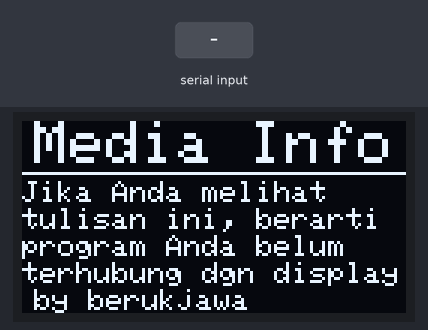
The sketch below on a simulated Arduino Uno, built with avr-gcc and run on an emulated ATmega328P. Parts: 128×64 one-colour display. Inputs (shaded band) come from the test bench.

Above: at 1.2 s.
1.3 s: "PING\n" received over Serial
At 2.1 s:
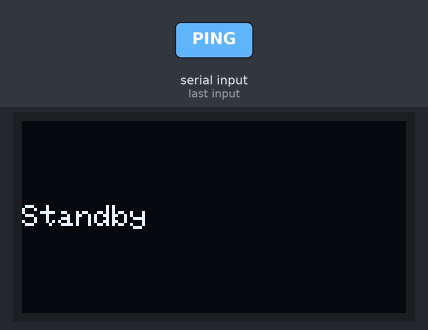
2.8 s: "MEDIAINFO_HELLO\n" received over Serial
At 2.87 s:
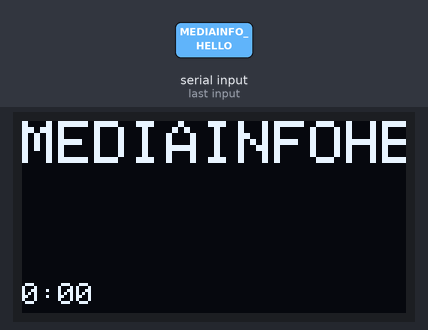
4.5 s: "90|45|200\n" received over Serial
At 5.6 s:
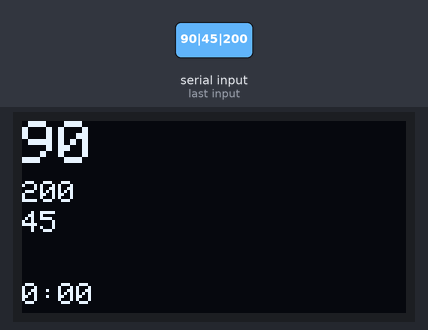
6.0 s: "DISCONNECT\n" received over Serial
At 7.1 s:
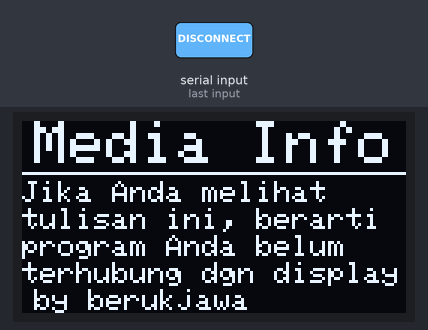
7.5 s: "CLEAR\n" received over Serial
At 8.4 s:
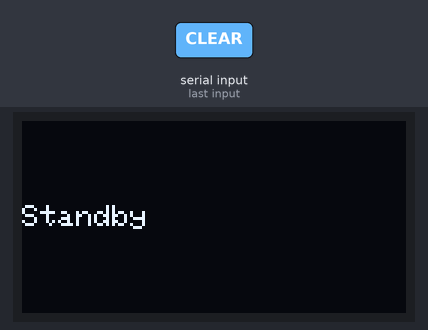
9.0 s: "DISCONNECT\n" received over Serial
At 9.8 s:
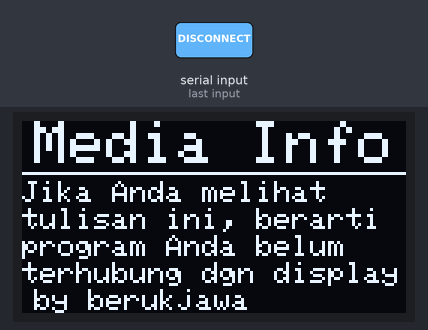
Timing chart, 0 to 11.5 s (numbered marks = the images above; inputs shaded):
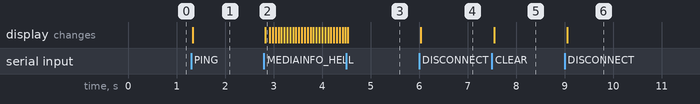

The sketch:

Display.ino
```cpp
#include <Wire.h>
#include <Adafruit_GFX.h>
#include <Adafruit_SSD1306.h>

#define SCREEN_WIDTH 128
#define SCREEN_HEIGHT 64
#define OLED_ADDR 0x3C

Adafruit_SSD1306 display(SCREEN_WIDTH, SCREEN_HEIGHT, &Wire, -1);

String title = "";
String album = "";
String artist = "";
String inputLine = "";

int offTitle = 0, offArtist = 0, offAlbum = 0;
unsigned long lastTick = 0;
const int SCROLL_GAP = 30;
const int SCROLL_STEP = 2;
const int SCROLL_MS = 60;

bool connected = false;
unsigned long lastRx = 0;
const unsigned long TIMEOUT_MS = 5000;

unsigned long posBaseMs = 0;
unsigned long posBaseTick = 0;
unsigned long durMs = 0;
bool playing = false;
const long SYNC_THRESHOLD_MS = 2000;

unsigned long currentPosMs() {
  unsigned long p = posBaseMs;
  if (playing) p += millis() - posBaseTick;
  if (durMs > 0 && p > durMs) p = durMs;
  return p;
}

String fmtTime(unsigned long ms) {
  unsigned long t = ms / 1000;
  unsigned long h = t / 3600;
  unsigned long m = (t % 3600) / 60;
  unsigned long s = t % 60;
  char buf[12];
  if (h > 0) snprintf(buf, sizeof(buf), "%lu:%02lu:%02lu", h, m, s);
  else       snprintf(buf, sizeof(buf), "%lu:%02lu", m, s);
  return String(buf);
}

void drawProgress(int barY, int timeY) {
  unsigned long pos = currentPosMs();

  if (durMs > 0) {
    display.drawRect(0, barY, SCREEN_WIDTH, 6, SSD1306_WHITE);
    int fillW = (int)(((unsigned long long)pos * (SCREEN_WIDTH - 2)) / durMs);
    if (fillW > 0) display.fillRect(1, barY + 1, fillW, 4, SSD1306_WHITE);
  }

  display.setTextSize(1);
  display.setCursor(0, timeY);
  display.print(fmtTime(pos));

  if (durMs > 0) {
    String d = fmtTime(durMs);
    display.setCursor(SCREEN_WIDTH - d.length() * 6, timeY);
    display.print(d);
  }
}

void drawLine(const String &text, int y, int size, int &offset, bool step) {
  display.setTextSize(size);
  int w = text.length() * 6 * size;
  if (w <= SCREEN_WIDTH) {
    offset = 0;
    display.setCursor(0, y);
    display.print(text);
  } else {
    display.setCursor(-offset, y);
    display.print(text);
    display.setCursor(-offset + w + SCROLL_GAP, y);
    display.print(text);
    if (step) offset = (offset + SCROLL_STEP) % (w + SCROLL_GAP);
  }
}

void render(bool step) {
  display.clearDisplay();
  display.setTextColor(SSD1306_WHITE);
  display.setTextWrap(false);

  if (!connected) {
    display.setTextSize(2);
    display.setCursor(4, 0);
    display.print("Media Info");

    display.drawLine(0, 17, SCREEN_WIDTH - 1, 17, SSD1306_WHITE);

    display.setTextSize(1);
    display.setCursor(0, 20);
    display.print("Jika Anda melihat");
    display.setCursor(0, 29);
    display.print("tulisan ini, berarti");
    display.setCursor(0, 38);
    display.print("program Anda belum");
    display.setCursor(0, 47);
    display.print("terhubung dgn display");

    display.setCursor(4, 56);
    display.print("by berukjawa");
  } else if (title.length() == 0) {
    display.setTextSize(1);
    display.setCursor(0, 28);
    display.print("Standby");
  } else {
    drawLine(title, 0, 2, offTitle, step);
    int y = 20;
    if (artist.length()) {
      drawLine(artist, y, 1, offArtist, step);
      y += 10;
    }
    if (album.length()) {
      drawLine(album, y, 1, offAlbum, step);
    }
    drawProgress(42, 54);
  }
  display.display();
}

String getField(const String &s, int index) {
  int start = 0;
  for (int i = 0; i < index; i++) {
    start = s.indexOf('|', start);
    if (start < 0) return "";
    start++;
  }
  int end = s.indexOf('|', start);
  if (end < 0) end = s.length();
  return s.substring(start, end);
}

void resetState() {
  title = ""; album = ""; artist = "";
  offTitle = offArtist = offAlbum = 0;
  posBaseMs = 0;
  durMs = 0;
  playing = false;
}

void parseLine(const String &line) {
  if (line.indexOf("MEDIAINFO_HELLO") >= 0) {
    Serial.println("MEDIAINFO_ACK");
    return;
  }

  bool wasConnected = connected;
  connected = true;
  lastRx = millis();

  String t = getField(line, 0);
  t.trim();

  if (t == "DISCONNECT") {
    connected = false;
    resetState();
    render(false);
    return;
  }

  if (t == "PING") {
    if (!wasConnected) render(false);
    return;
  }

  if (t == "CLEAR" || t.length() == 0) {
    resetState();
  } else {
    String newAlbum = getField(line, 1);
    String newArtist = getField(line, 2);
    newAlbum.trim();
    newArtist.trim();

    long nPos = getField(line, 4).toInt();
    long nDur = getField(line, 5).toInt();
    bool nPlaying = getField(line, 6).toInt() == 1;
    if (nPos < 0) nPos = 0;
    if (nDur < 0) nDur = 0;

    bool songChanged = (t != title || newArtist != artist || newAlbum != album);

    unsigned long cur = currentPosMs();
    long diff = nPos - (long)cur;
    if (diff < 0) diff = -diff;
    if (songChanged || !nPlaying || nPlaying != playing || diff > SYNC_THRESHOLD_MS) {
      posBaseMs = (unsigned long)nPos;
      posBaseTick = millis();
    }

    if (songChanged) {
      offTitle = offArtist = offAlbum = 0;
    }

    title = t;
    album = newAlbum;
    artist = newArtist;
    durMs = (unsigned long)nDur;
    playing = nPlaying;
  }
  render(false);
}

void setup() {
  Serial.begin(115200);
  Wire.begin();

  if (!display.begin(SSD1306_SWITCHCAPVCC, OLED_ADDR)) {
    while (true) delay(1000);
  }
  render(false);
}

void loop() {
  while (Serial.available()) {
    char c = Serial.read();
    if (c == '\n') {
      parseLine(inputLine);
      inputLine = "";
    } else if (c != '\r') {
      if (inputLine.length() < 300) inputLine += c;
    }
  }

  if (connected && millis() - lastRx > TIMEOUT_MS) {
    connected = false;
    resetState();
    inputLine = "";
    render(false);
  }

  if (millis() - lastTick >= SCROLL_MS) {
    lastTick = millis();
    render(true);
  }
}
```

Measured:
- after the input at 1.3 s, the display: changes at once (image 1)
- after the input at 2.8 s, the display: changes at once (image 2)
- after the input at 4.5 s, the display: changes at once (image 3)
- after the input at 6.0 s, the display: changes at once (image 4)
- after the input at 7.5 s, the display: changes at once (image 5)
- after the input at 9.0 s, the display: changes after 0.05 s (image 6)
